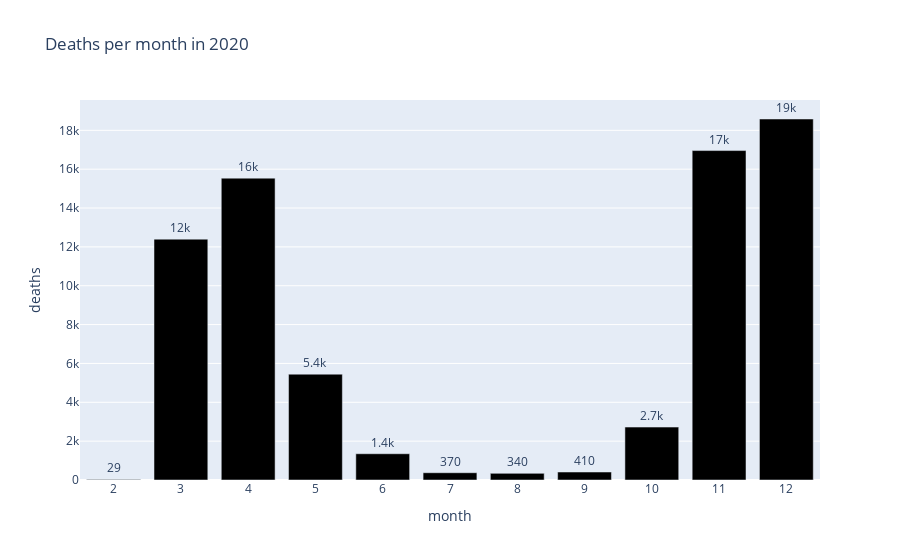

This figure's notebook cell:
### Code cell
deaths_ita_2020=deaths_ita[deaths_ita['year']==2020]
table_2020=deaths_ita_2020.pivot_table(index='month', values='deaths', aggfunc='sum')
df_2020=table_2020.reset_index()

fig = px.bar(df_2020, x="month", y="deaths", title='Deaths per month in 2020', text_auto='.2s')
fig.update_traces(marker_color='black')
fig.update_xaxes(type='category')
fig.update_traces(textfont_size=12, textangle=0, textposition="outside", cliponaxis=False)
fig.show()

### Figure 1 — Plotly figure (JSON) as saved in the notebook; plotly's stock layout.template omitted (floating-point values rounded to 4 significant figures)
{"data": [{"alignmentgroup": "True", "cliponaxis": false, "hovertemplate": "month=%{x}<br>deaths=%{y}<extra></extra>", "legendgroup": "", "marker": {"color": "black", "pattern": {"shape": ""}}, "name": "", "offsetgroup": "", "orientation": "v", "showlegend": false, "textangle": 0, "textfont": {"size": 12}, "textposition": "outside", "texttemplate": "%{y:.2s}", "type": "bar", "x": [2, 3, 4, 5, 6, 7, 8, 9, 10, 11, 12], "xaxis": "x", "y": [29, 12399, 15539, 5448, 1352, 374, 342, 411, 2724, 16958, 18583], "yaxis": "y"}], "layout": {"barmode": "relative", "legend": {"tracegroupgap": 0}, "title": {"text": "Deaths per month in 2020"}, "xaxis": {"anchor": "y", "domain": [0, 1], "title": {"text": "month"}, "type": "category"}, "yaxis": {"anchor": "x", "domain": [0, 1], "title": {"text": "deaths"}}}}
